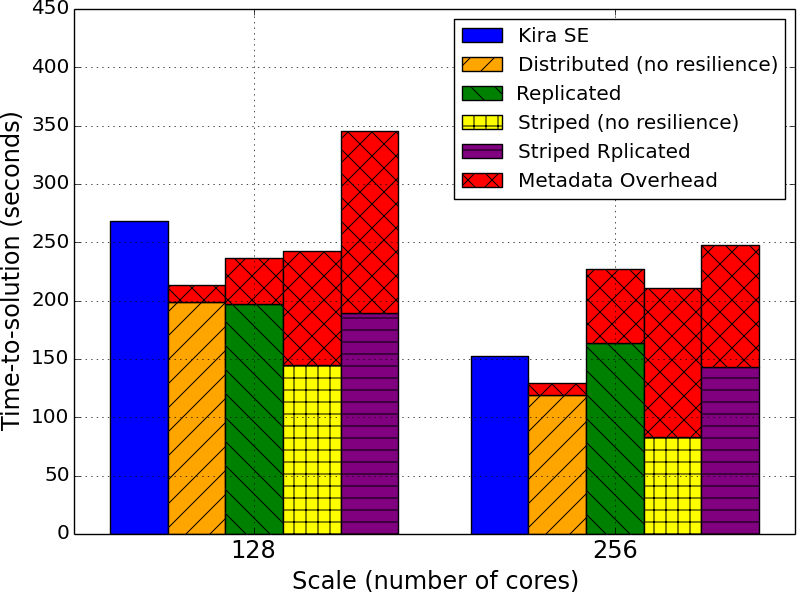

Python code for this plot:
#!/usr/bin/env python
# a bar plot with errorbars
import numpy as np
import matplotlib.pyplot as plt

N = 2
Kira = (268.1, 152.3)
Dis = (198.7, 119.3)
Dis_meta = (15, 10)
Rep = (197.3, 163.4)
Rep_meta = (39, 64)
Str = (144.9, 82.7)
Str_meta = (98, 128)
Str_Rep = (189.5, 143.4)
Str_Rep_meta = (156, 104)

ind = 0.1+np.arange(N)  # the x locations for the groups
width = 0.16       # the width of the bars

ax = plt.subplot()
ax.set_ylim([0, 450])
rects1 = ax.bar(ind, Kira, width, color='b')
rects2 = ax.bar(ind+width, Dis, width, color='orange', hatch="/")
rects3 = ax.bar(ind+width, Dis_meta, width, color='red', bottom=Dis, hatch="x")

rects4 = ax.bar(ind+width*2, Rep, width, color='green', hatch="\\")
rects5 = ax.bar(ind+width*2, Rep_meta, width, color='red', bottom=Rep, hatch="x")

rects6 = ax.bar(ind+width*3, Str, width, color='yellow', hatch="+")
rects7 = ax.bar(ind+width*3, Str_meta, width, color='red', bottom=Str, hatch="x")

rects8 = ax.bar(ind+width*4, Str_Rep, width, color='purple', hatch="-")
rects9 = ax.bar(ind+width*4, Str_Rep_meta, width, color='red', bottom=Str_Rep, hatch="x")
ax.grid(True)

# add some text for labels, title and axes ticks
ax.set_xlabel('Scale (number of cores)', size='x-large')
ax.set_ylabel('Time-to-solution (seconds)', size='x-large')
ax.set_xticks(ind+width*2.5)
ax.set_xticklabels( ('128', '256'), size='x-large') 
plt.yticks(size='large')
ax.legend( (rects1[0], rects2[0], rects4[0], rects6[0], rects8[0], rects3[0]), ('Kira SE', 'Distributed (no resilience)', 'Replicated', 'Striped (no resilience)', 'Striped Rplicated', 'Metadata Overhead') )

plt.show()
